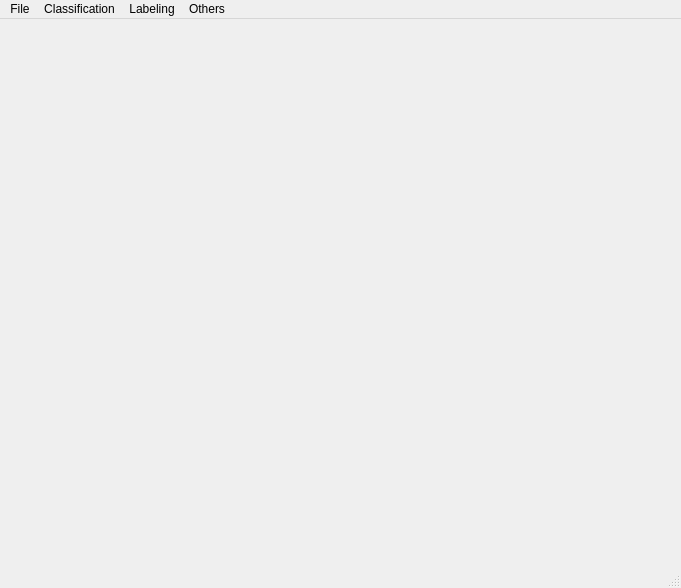
<?xml version="1.0" encoding="UTF-8"?>
<ui version="4.0">
 <class>MainWindow</class>
 <widget class="QMainWindow" name="MainWindow">
  <property name="geometry">
   <rect>
    <x>0</x>
    <y>0</y>
    <width>681</width>
    <height>588</height>
   </rect>
  </property>
  <property name="windowTitle">
   <string>Hyperspectral Library Labeling Service</string>
  </property>
  <widget class="QWidget" name="centralwidget">
   <widget class="QWidget" name="widget" native="true">
    <property name="geometry">
     <rect>
      <x>100</x>
      <y>30</y>
      <width>501</width>
      <height>471</height>
     </rect>
    </property>
   </widget>
  </widget>
  <widget class="QMenuBar" name="menubar">
   <property name="geometry">
    <rect>
     <x>0</x>
     <y>0</y>
     <width>681</width>
     <height>18</height>
    </rect>
   </property>
   <widget class="QMenu" name="menuFile">
    <property name="title">
     <string>File</string>
    </property>
    <addaction name="actionCamera_Add"/>
    <addaction name="actionImage_Load"/>
    <addaction name="actionRecent_Files"/>
    <addaction name="actionSave"/>
    <addaction name="actionExit"/>
   </widget>
   <widget class="QMenu" name="menuClassification">
    <property name="title">
     <string>Classification</string>
    </property>
    <addaction name="action"/>
    <addaction name="actionROI"/>
    <addaction name="action_2"/>
    <addaction name="action_3"/>
   </widget>
   <widget class="QMenu" name="menuLabeling">
    <property name="title">
     <string>Labeling</string>
    </property>
    <addaction name="action_4"/>
    <addaction name="action_5"/>
   </widget>
   <widget class="QMenu" name="menuOthers">
    <property name="title">
     <string>Others</string>
    </property>
   </widget>
   <addaction name="menuFile"/>
   <addaction name="menuClassification"/>
   <addaction name="menuLabeling"/>
   <addaction name="menuOthers"/>
  </widget>
  <widget class="QStatusBar" name="statusbar"/>
  <action name="actionCamera_Add">
   <property name="text">
    <string>Camera Add</string>
   </property>
  </action>
  <action name="actionImage_Load">
   <property name="text">
    <string>Image Load</string>
   </property>
  </action>
  <action name="actionSave">
   <property name="text">
    <string>Save</string>
   </property>
  </action>
  <action name="actionExit">
   <property name="text">
    <string>Exit</string>
   </property>
  </action>
  <action name="action">
   <property name="text">
    <string>분류 맵 생성</string>
   </property>
  </action>
  <action name="actionROI">
   <property name="text">
    <string>ROI 맵 생성</string>
   </property>
  </action>
  <action name="action_2">
   <property name="text">
    <string>(유사도) 확산 맵 생성</string>
   </property>
  </action>
  <action name="action_3">
   <property name="text">
    <string>(분류맵) 확산 맵 생성</string>
   </property>
  </action>
  <action name="actionRecent_Files">
   <property name="text">
    <string>Recent Files</string>
   </property>
  </action>
  <action name="action_4">
   <property name="text">
    <string>픽셀 라벨링</string>
   </property>
  </action>
  <action name="action_6">
   <property name="text">
    <string>사용자 지정 라벨링</string>
   </property>
  </action>
  <action name="action_5">
   <property name="text">
    <string>라벨링 데이터베이스 탐색</string>
   </property>
  </action>
  <action name="action_7">
   <property name="text">
    <string>평균 스펙트럼 라벨링</string>
   </property>
  </action>
 </widget>
 <resources/>
 <connections/>
</ui>
